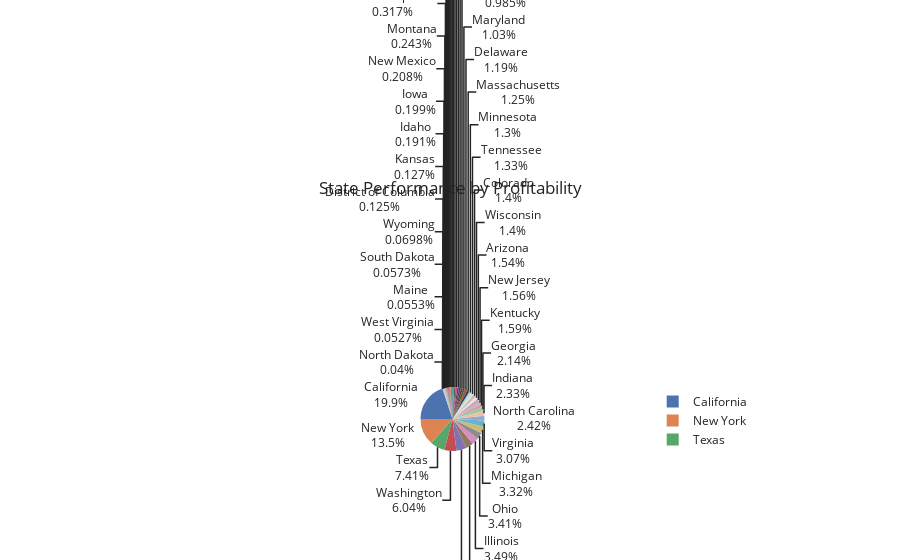

The notebook cell saved with this chart:
### Code cell
#Import plotly.express libraries for visualization
import plotly.express as px

# total bookings per market segment (incl. canceled)
segments=state_perform["Sales"]

# pie plot
fig = px.pie(segments,
             values=segments.values,
             names=state_perform.index,
             title="State Performance by Profitability",
             template="seaborn")
fig.update_traces(rotation=-90, textinfo="percent+label")
fig.show()

### Figure 1 — Plotly figure (JSON) as saved in the notebook; plotly's stock layout.template omitted (floating-point values rounded to 4 significant figures)
{"data": [{"domain": {"x": [0, 1], "y": [0, 1]}, "hovertemplate": "State=%{label}<br>value=%{value}<extra></extra>", "labels": [["Alabama"], ["Arizona"], ["Arkansas"], ["California"], ["Colorado"], ["Connecticut"], ["Delaware"], ["District of Columbia"], ["Florida"], ["Georgia"], ["Idaho"], ["Illinois"], ["Indiana"], ["Iowa"], ["Kansas"], ["Kentucky"], ["Louisiana"], ["Maine"], ["Maryland"], ["Massachusetts"], ["Michigan"], ["Minnesota"], ["Mississippi"], ["Missouri"], ["Montana"], ["Nebraska"], ["Nevada"], ["New Hampshire"], ["New Jersey"], ["New Mexico"], ["New York"], ["North Carolina"], ["North Dakota"], ["Ohio"], ["Oklahoma"], ["Oregon"], ["Pennsylvania"], ["Rhode Island"], ["South Carolina"], ["South Dakota"], ["Tennessee"], ["Texas"], ["Utah"], ["Vermont"], ["Virginia"], ["Washington"], ["West Virginia"], ["Wisconsin"], ["Wyoming"]], "legendgroup": "", "name": "", "rotation": -90, "showlegend": true, "textinfo": "percent+label", "type": "pie", "values": [19510.0, 35280.0, 11680.0, 457700.0, 32110.0, 13380.0, 27450.0, 2865.0, 89470.0, 49100.0, 4382.0, 80170.0, 53560.0, 4580.0, 2914.0, 36590.0, 9217.0, 1271.0, 23710.0, 28630.0, 76270.0, 29860.0, 10770.0, 22210.0, 5589.0, 7465.0, 16730.0, 7293.0, 35760.0, 4784.0, 310900.0, 55600.0, 919.9, 78260.0, 19680.0, 17430.0, 116500.0, 22630.0, 8482.0, 1316.0, 30660.0, 170200.0, 11220.0, 8929.0, 70640.0, 138600.0, 1210.0, 32110.0, 1603.0]}], "layout": {"legend": {"tracegroupgap": 0}, "title": {"text": "State Performance by Profitability"}}}
